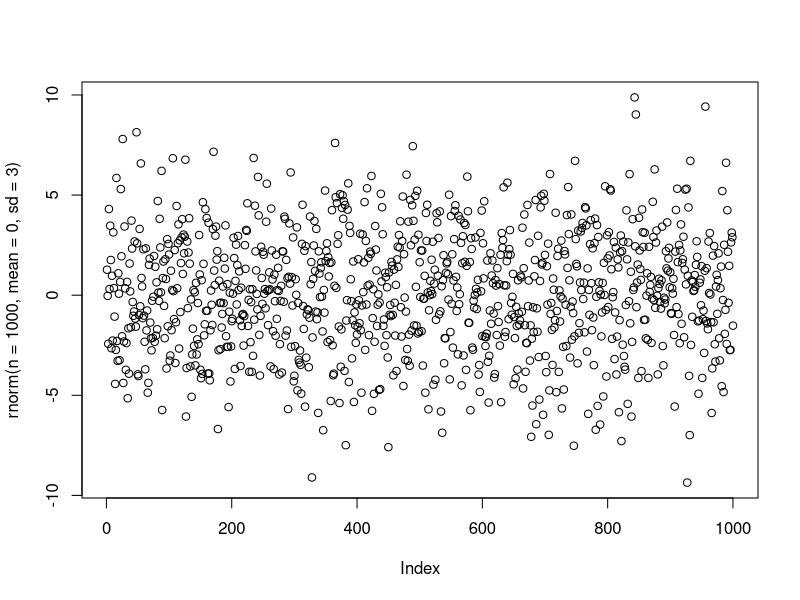

Recreate this plot in R.
## ---- chunk 1

plot(rnorm(n = 1000, mean = 0, sd = 3))

## ---- chunk 2
for(i in 1:10){
  print(i)
}

